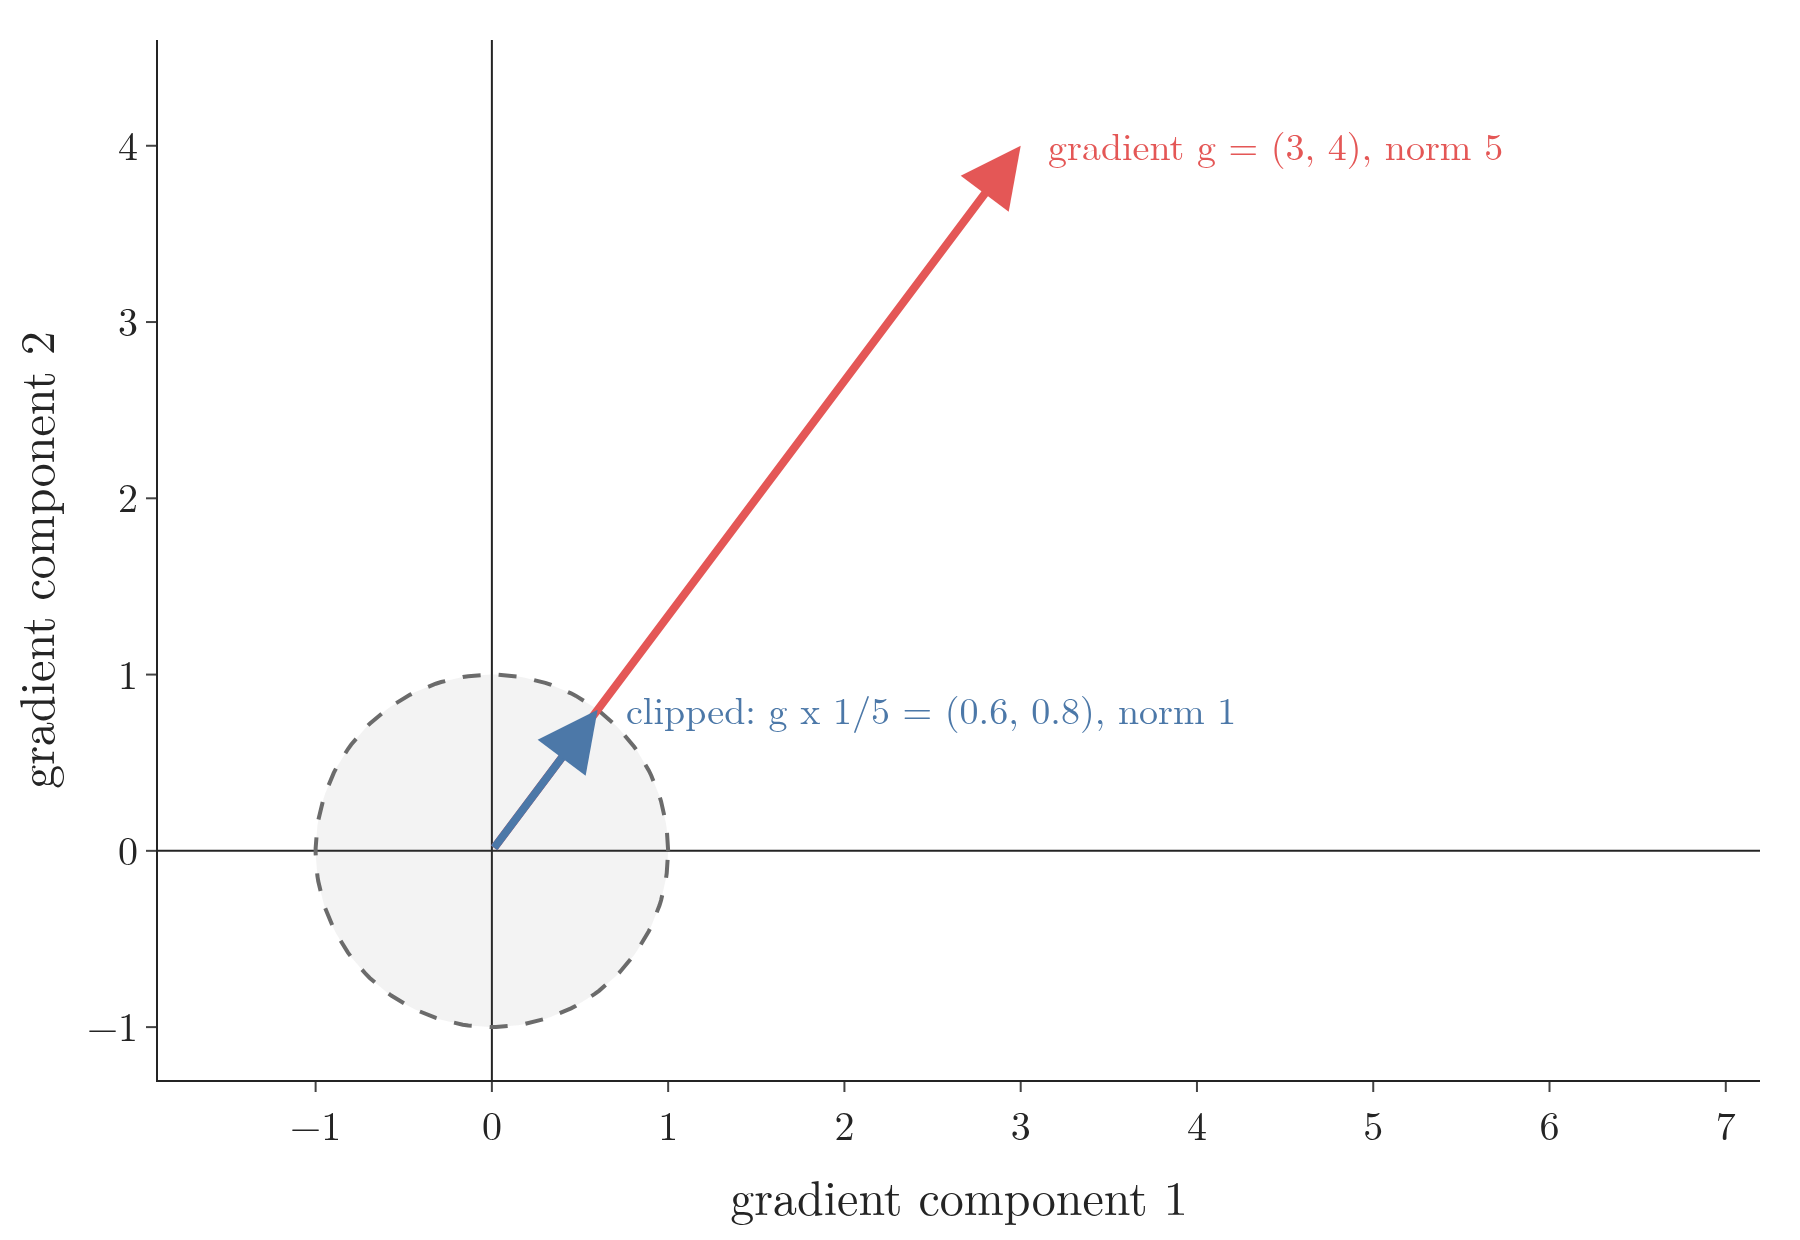

Generate this figure with Python:
"""Gradient clipping by norm (section 6.2): a gradient longer than the threshold is scaled down to the threshold,
keeping its direction. Example: g = (3, 4), norm 5, threshold 1 -> (0.6, 0.8). Plotly."""
from pathlib import Path
import numpy as np
import plotly.graph_objects as go
from common import BLUE, RED, GREY, FONT

here = Path(__file__).parent
g = np.array([3.0, 4.0])
c = 1.0
clipped = g * c / np.linalg.norm(g)
assert np.linalg.norm(g) == 5 and np.allclose(clipped, [0.6, 0.8])
th = np.linspace(0, 2 * np.pi, 200)
fig = go.Figure()
fig.add_scatter(x=c * np.cos(th), y=c * np.sin(th), mode="lines", line=dict(color=GREY, dash="dash", width=2),
                fill="toself", fillcolor="rgba(107,107,107,0.08)", name="threshold: norm 1")
for v, col, txt in ((g, RED, "gradient g = (3, 4), norm 5"), (clipped, BLUE, "clipped: g x 1/5 = (0.6, 0.8), norm 1")):
    fig.add_annotation(x=v[0], y=v[1], ax=0, ay=0, xref="x", yref="y", axref="x", ayref="y", showarrow=True,
                       arrowhead=2, arrowsize=1.5, arrowwidth=4, arrowcolor=col, text="")
    fig.add_annotation(x=v[0], y=v[1], text=txt, showarrow=False, xanchor="left", xshift=12, font=dict(size=19, color=col))
fig.update_layout(template="simple_white", width=900, height=620, font=dict(FONT, size=20),
                  xaxis=dict(range=[-1.5, 6.8], title="gradient component 1", zeroline=True),
                  yaxis=dict(range=[-1.3, 4.6], title="gradient component 2", scaleanchor="x", zeroline=True),
                  legend=dict(x=0.6, y=0.08), margin=dict(l=70, r=20, t=20, b=70))
fig.write_image(here / "clipping.png", scale=2)
fig.write_image(here / "clipping.pdf")
